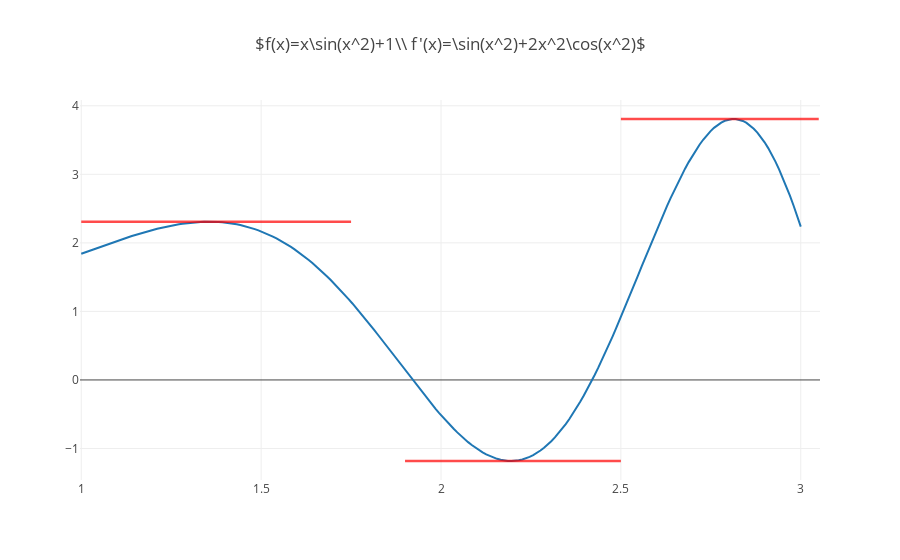

Notebook source saved alongside this figure:
### Markdown cell above
#### Creating Tangent Lines with Shapes

### Code cell
import numpy as np

x0 = np.linspace(1, 3, 200)
y0 = x0 * np.sin(np.power(x0, 2)) + 1

trace0 = go.Scatter(
    x=x0,
    y=y0,
)
data = [trace0]
layout = {
    'title': "$f(x)=x\\sin(x^2)+1\\\\ f\'(x)=\\sin(x^2)+2x^2\\cos(x^2)$",
    'shapes': [
        {
            'type': 'line',
            'x0': 1,
            'y0': 2.30756,
            'x1': 1.75,
            'y1': 2.30756,
            'opacity': 0.7,
            'line': {
                'color': 'red',
                'width': 2.5,
            },
        },
        {
            'type': 'line',
            'x0': 2.5,
            'y0': 3.80796,
            'x1': 3.05,
            'y1': 3.80796,
            'opacity': 0.7,
            'line': {
                'color': 'red',
                'width': 2.5,
            },
        },
        {
            'type': 'line',
            'x0': 1.90,
            'y0': -1.1827,
            'x1': 2.50,
            'y1': -1.1827,
            'opacity': 0.7,
            'line': {
                'color': 'red',
                'width': 2.5,
            },
        },
    ]
}
fig = {
    'data': data,
    'layout': layout,
}
py.offline.iplot(fig, filename='tangent-line')

### Figure 1 — Plotly figure (JSON) as saved in the notebook; plotly's stock layout.template omitted (floating-point values rounded to 4 significant figures; data arrays with more than 128 entries replaced by an {"elided": "..."} marker saying what was removed)
{"data": [{"type": "scatter", "uid": "9c432490-a331-42db-a855-5978026c2215", "x": {"elided": "200 float values"}, "y": {"elided": "200 float values"}}], "layout": {"shapes": [{"line": {"color": "red", "width": 2.5}, "opacity": 0.7, "type": "line", "x0": 1, "x1": 1.75, "y0": 2.308, "y1": 2.308}, {"line": {"color": "red", "width": 2.5}, "opacity": 0.7, "type": "line", "x0": 2.5, "x1": 3.05, "y0": 3.808, "y1": 3.808}, {"line": {"color": "red", "width": 2.5}, "opacity": 0.7, "type": "line", "x0": 1.9, "x1": 2.5, "y0": -1.183, "y1": -1.183}], "title": {"text": "$f(x)=x\\sin(x^2)+1\\\\ f'(x)=\\sin(x^2)+2x^2\\cos(x^2)$"}}}
